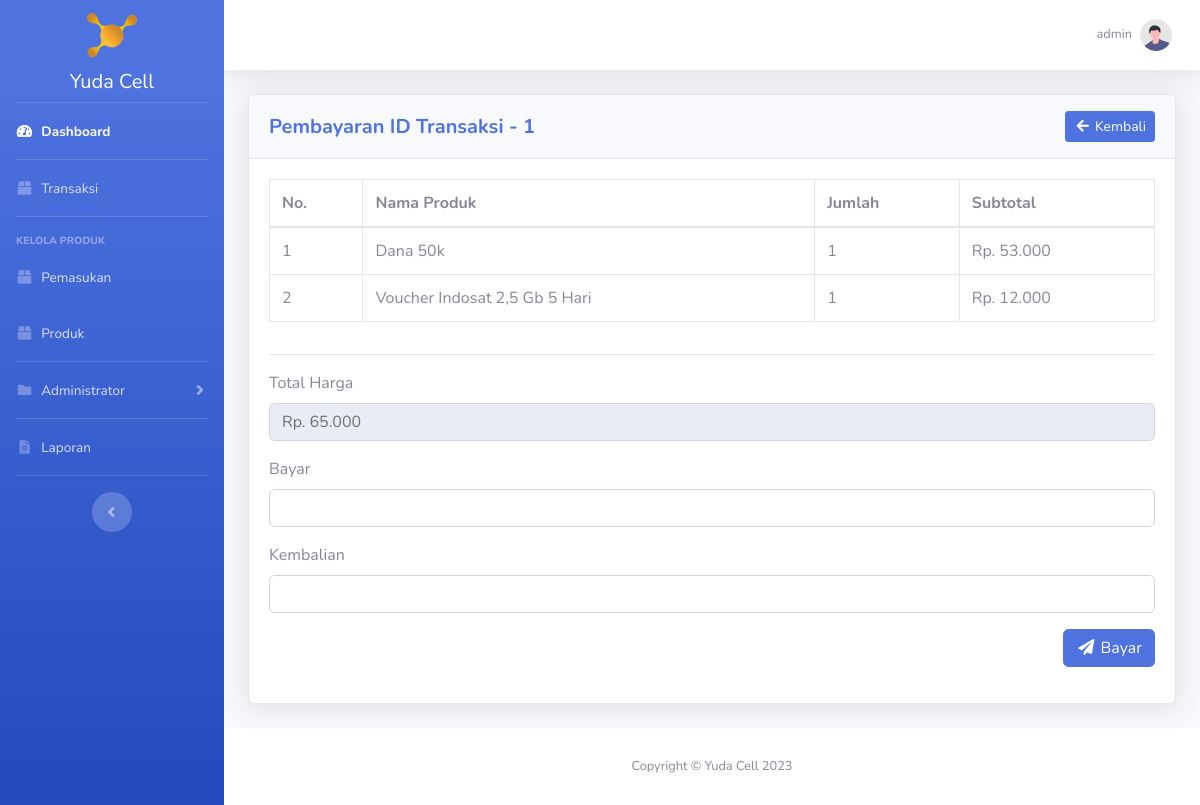
/transaksi/bayar.php?id_transaksi=1 (signed in), run on the app's committed database.
### tables this page shows
CREATE TABLE `user` (
  `id_user` int(11) NOT NULL,
  `username` varchar(20) NOT NULL,
  `password` varchar(300) NOT NULL,
  `hak_akses` enum('administrator','operator') NOT NULL,
  `nama_lengkap` varchar(50) NOT NULL,
  `no_telp_user` varchar(20) NOT NULL
);

CREATE TABLE `transaksi` (
  `id_transaksi` int(11) NOT NULL,
  `tanggal_transaksi` datetime NOT NULL,
  `total_harga` int(11) DEFAULT NULL,
  `bayar` int(11) DEFAULT NULL,
  `kembalian` int(11) DEFAULT NULL,
  `id_user` int(11) NOT NULL
);

CREATE TABLE `detail_transaksi` (
  `id_detail_transaksi` int(11) NOT NULL,
  `id_transaksi` int(11) NOT NULL,
  `id_produk` int(11) DEFAULT NULL,
  `jumlah` int(11) NOT NULL,
  `subtotal` int(11) NOT NULL
);

CREATE TABLE `produk` (
  `id_produk` int(11) NOT NULL,
  `nama_produk` varchar(50) NOT NULL,
  `harga_beli` int(11) NOT NULL,
  `harga_jual` int(11) NOT NULL,
  `stok` int(11) DEFAULT NULL,
  `id_jenis_saldo` int(11) DEFAULT NULL
);

### transaksi/bayar.php (the view, shortened to what this page needs)
<?php
require_once '../koneksi.php';
$id_transaksi = htmlspecialchars($_GET['id_transaksi']);
$data_transaksi = mysqli_fetch_assoc(mysqli_query($koneksi, "SELECT * FROM transaksi INNER JOIN user ON transaksi.id_user = user.id_user WHERE transaksi.id_transaksi = '$id_transaksi'"));
$detail_transaksi = mysqli_query($koneksi, "SELECT * FROM detail_transaksi INNER JOIN transaksi ON detail_transaksi.id_transaksi = transaksi.id_transaksi INNER JOIN produk ON detail_transaksi.id_produk = produk.id_produk WHERE detail_transaksi.id_transaksi = '$id_transaksi' ORDER BY produk.nama_produk ASC");
$id_user = htmlspecialchars($_SESSION['id_user']);
$data_profile = mysqli_fetch_assoc(mysqli_query($koneksi, "SELECT * FROM user WHERE id_user = '$id_user'"));
?>
<!DOCTYPE html>
<html lang="en">
<head>
    <?php include_once '../include/head.php'; ?>
</head>
<body id="page-top">
    <div id="wrapper">
        <?php include_once '../include/sidebar.php'; ?>
        <div id="content-wrapper" class="d-flex flex-column">
            <div id="content">
                <?php include_once '../include/topbar.php'; ?>
                <div class="container-fluid">
                	<div class="card shadow mb-4">
                		<div class="card-header py-3">
                            <div class="row">
                                <div class="col head-left">
                                    <h5 class="my-auto font-weight-bold text-primary">Pembayaran ID Transaksi - <?= $data_transaksi['id_transaksi']; ?></h5>
                                </div>
                                <div class="col head-right">
                                    <a href="<?= BASE_URL; ?>transaksi/detail_transaksi.php?id_transaksi=<?= $id_transaksi; ?>" class="btn btn-sm btn-primary"><i class="fas fa-fw fa-arrow-left"></i> Kembali</a>
                                </div>
                            </div>
                        </div>
                        <div class="card-body">
                            <div class="table-responsive">
                            	<table class="table table-bordered" width="100%" cellspacing="0">
									<thead>
										<tr>
											<th>No.</th>
											<th>Nama Produk</th>
											<th>Jumlah</th>
											<th>Subtotal</th>
										</tr>
									</thead>
									<tbody>
										<?php $i = 1; ?>
										<?php foreach ($detail_transaksi as $ddt): ?>
											<tr>
												<td><?= $i++; ?></td>
												<td><?= $ddt['nama_produk']; ?></td>
												<td><?= $ddt['jumlah']; ?></td>
												<td>Rp. <?= str_replace(",", ".", number_format($ddt['subtotal'])); ?></td>
											</tr>
										<?php endforeach ?>
									</tbody>
								</table>
                            </div>
							<hr>
							<form method="post">
							  <div class="form-group">
							    <label for="total_harga">Total Harga</label>
							    <input type="text" disabled name="total_harga" id="total_harga" class="not-allowed form-control" value="Rp. <?= str_replace(",", ".", number_format($data_transaksi['total_harga'])); ?>">
							  </div>
							  <div class="form-group">
							    <label for="bayar">Bayar</label>
							    <input type="number" name="bayar" id="bayar" class="form-control" required>
							  </div>
							  <div class="form-group">
							    <label for="kembalian">Kembalian</label>
							    <input style="cursor: not-allowed;" type="number" name="kembalian" id="kembalian" class="form-control">
							  </div>
							  <div class="form-group text-right">
							    <button type="submit" name="btnBayar" class="btn btn-primary"><i class="fas fa-fw fa-paper-plane"></i> Bayar</button>
							  </div>
							</form>
						</div>
                    </div>
            	</div>
            </div>
            <?php include_once '../include/footer.php'; ?>
        </div>
    </div>
</body>
</html>

### include/topbar.php (shortened to what this page needs)
<nav class="navbar navbar-expand navbar-light bg-white topbar mb-4 static-top shadow">
    <ul class="navbar-nav ml-auto">
        <li class="nav-item dropdown no-arrow">
            <a class="nav-link dropdown-toggle" href="#" id="userDropdown" role="button"
                data-toggle="dropdown" aria-haspopup="true" aria-expanded="false">
                <span class="mr-2 d-none d-lg-inline text-gray-600 small"><?= $data_profile['username']; ?></span>
                <img class="img-profile rounded-circle"
                    src="<?= BASE_URL; ?>img/undraw_profile.svg">
            </a>
        </li>
    </ul>
</nav>

### css/yuda_cell.css (style rules this page uses)
html { scroll-behavior: smooth; }
.not-allowed { cursor: not-allowed; }
.head-left { text-align: left; margin-top: auto; margin-bottom: auto; }
.head-right { text-align: right; margin-top: auto; margin-bottom: auto; }

### data on the page
user: username "admin"
transaksi: id_transaksi "1", total_harga "Rp. 65.000"
detail_transaksi: id_produk.nama_produk "Dana 50k", jumlah "1", subtotal "53.000"
detail_transaksi: id_produk.nama_produk "Voucher Indosat 2,5 Gb 5 Hari", jumlah "1", subtotal "12.000"
